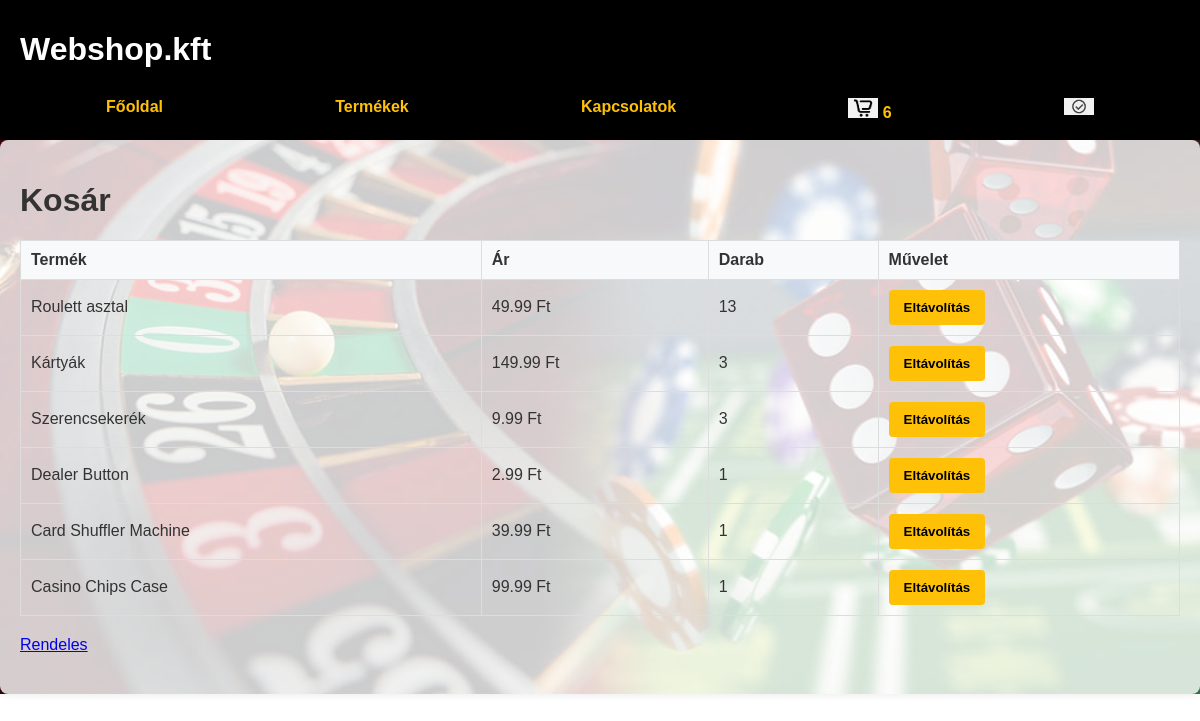
Page /api/cart.php (signed in) on the committed database.
### tables this page shows
CREATE TABLE `products` (
  `product_id` int(11) NOT NULL,
  `name` varchar(255) NOT NULL,
  `price` decimal(10,2) NOT NULL,
  `stock` int(11) NOT NULL,
  `image_default` varchar(255) DEFAULT NULL,
  `image_ver1` varchar(255) DEFAULT NULL,
  `image_ver2` varchar(255) DEFAULT NULL,
  `image_ver3` varchar(255) DEFAULT NULL
);

### api/adatbazis.php (called while the page is built, shortened)
<?php
require("../includes/db.php");
class Database {
    private $conn;
    public function __construct($conn) {
        $this->conn = $conn;
    }
    public function getProducts() {
        $sql = "SELECT * FROM products";
        $result = $this->conn->query($sql);
        $products = [];
        if ($result->num_rows > 0) {
            while ($row = $result->fetch_assoc()) {
                $products[] = $row;
            }
        }
        return $products;
    }
    public function getCartByUser($user_id) {
        global $conn;
        $stmt = $conn->prepare("SELECT * FROM cart WHERE user_id = ?");
        $stmt->bind_param('i', $user_id);
        $stmt->execute();
        $result = $stmt->get_result();
        if ($row = $result->fetch_assoc()) {
            $cart_id = $row['cart_id'];
        } else {
            echo "Nincs ilyen cart_id";
            return [];
        }
        $stmt = $conn->prepare("SELECT * FROM cart_items WHERE cart_id = ?");
        $stmt->bind_param("i", $cart_id);
        $stmt->execute();
        $result = $stmt->get_result();
        $cartItems = [];
        while ($item = $result->fetch_assoc()) {
            $cartItems[] = $item;
        }
        return $cartItems;
    }
}
$database = new Database($conn);
$products = $database->getProducts();
if(isset($_SESSION['user_id'])){
    $_SESSION['cart'] = $database->getCartByUser($_SESSION['user_id']);
}else{
}
?>

### api/cart.php (the view, shortened to what this page needs)
<?php
include_once("adatbazis.php");
$cartProducts = [];
if (isset($_SESSION['cart']) && isset($_SESSION['products'])) {
    foreach ($_SESSION['cart'] as $cartItem) {
        foreach ($_SESSION['products'] as $product) {
            if ($cartItem['product_id'] == $product['product_id']) {
                $cartProducts[] = [
                    'product_id' => $product['product_id'],
                    'name' => $product['name'],
                    'quantity' => $cartItem['quantity'],
                    'price' => $product['price']
                ];
            }
        }
    }
}
$cartCount = isset($_SESSION['cart']) ? count($_SESSION['cart']) : 0;
?>
<!DOCTYPE html>
<html lang="hu">
<head>
    <link rel="stylesheet" href="styles.css">
</head>
<body>
    <header>
        <h1>Webshop.kft</h1>
        <nav>
        <a class="item-1" href="fooldal.php">Főoldal</a>
            <a class="item-2" href="index.php">Termékek</a>
            <a class="item-3" href="contact.php">Kapcsolatok</a>
            <a class="icon" href="cart.php">
                <img src="img/th.jpg" alt="Kosár" title="Kosár">
                <?php if ($cartCount > 0): ?>
                    <span class="cart-count"><?= $cartCount ?></span>
                <?php endif; ?>
            </a>
            <a class="icon" href="<?php echo $_SESSION['iconLink']?>"><img src="<?php echo $_SESSION['loggedinimg']?>" alt="Bejelentkezés/Kijelentkezés" title="Bejelentkezés"></a>
        </nav>
    </header>
    <main>
        <h1>Kosár</h1>
        <table>
            <thead>
                <tr>
                    <th>Termék</th>
                    <th>Ár</th>
                    <th>Darab</th>
                    <th>Művelet</th>
                </tr>
            </thead>
            <tbody>
                <?php
                if (isset($cartProducts) && !empty($cartProducts)) {
                    foreach ($cartProducts as $item) {
                        echo '<tr>';
                        echo '<td>' . htmlspecialchars($item['name']) . '</td>';
                        echo '<td>' . htmlspecialchars($item['price']) . ' Ft</td>';
                        echo '<td>' . htmlspecialchars($item['quantity']) . '</td>';
                        echo '<td><a href="cart.php?remove=' . htmlspecialchars($item['product_id']) . '"><button>Eltávolítás</button></a></td>';
                        echo '</tr>';
                    }
                } else {
                    echo '<tr><td colspan="3">A kosár üres.</td></tr>';
                }
                ?>
            </tbody>
        </table>
        <form method="post">
            <a href="penztar.php">Rendeles</a>
        </form>
    </main>
</body>
</html>

### api/styles.css (style rules this page uses)
body { font-family: Arial, sans-serif; margin: 0; padding: 0; background-image: url(img/hatter.png); background-repeat: no-repeat; background-size: cover; color: #333; }
header { background-color: #000; color: #fff; padding: 10px 20px; }
nav { display: flex; justify-content: space-around; flex: auto auto ; }
nav a { color: #ffc107; text-decoration: none; font-weight: bold; padding: 8px 16px; border-radius: 4px; transition: background-color 0.3s ease; }
main { padding: 20px; max-width: 1200px; margin: auto; background-color: hsl(0, 0%, 100%, 0.8); box-shadow: 0 0 10px rgba(0, 0, 0, 0.1); border-radius: 8px; }
button { background-color: #ffc107; color: #000; border: none; padding: 10px 15px; border-radius: 4px; font-weight: bold; cursor: pointer; transition: background-color 0.3s ease; }
.icon img { width: 30px; }
form { display: flex; flex-direction: column; gap: 10px; margin: 20px 0; }
table { width: 100%; border-collapse: collapse; margin: 20px 0; }
table th, table td { border: 1px solid #ddd; padding: 10px; text-align: left; }
table th { background-color: #f8f9fa; }

### rows in the picture
products: name "Roulett asztal", price "49.99", quantity "13"
products: name "Kártyák", price "149.99", quantity "3"
products: name "Szerencsekerék", price "9.99", product_id "3"
products: name "Dealer Button", price "2.99", quantity "1"
products: name "Card Shuffler Machine", price "39.99", quantity "1"
products: name "Casino Chips Case", price "99.99", quantity "1"

### other values in the picture
$cartCount "6"
